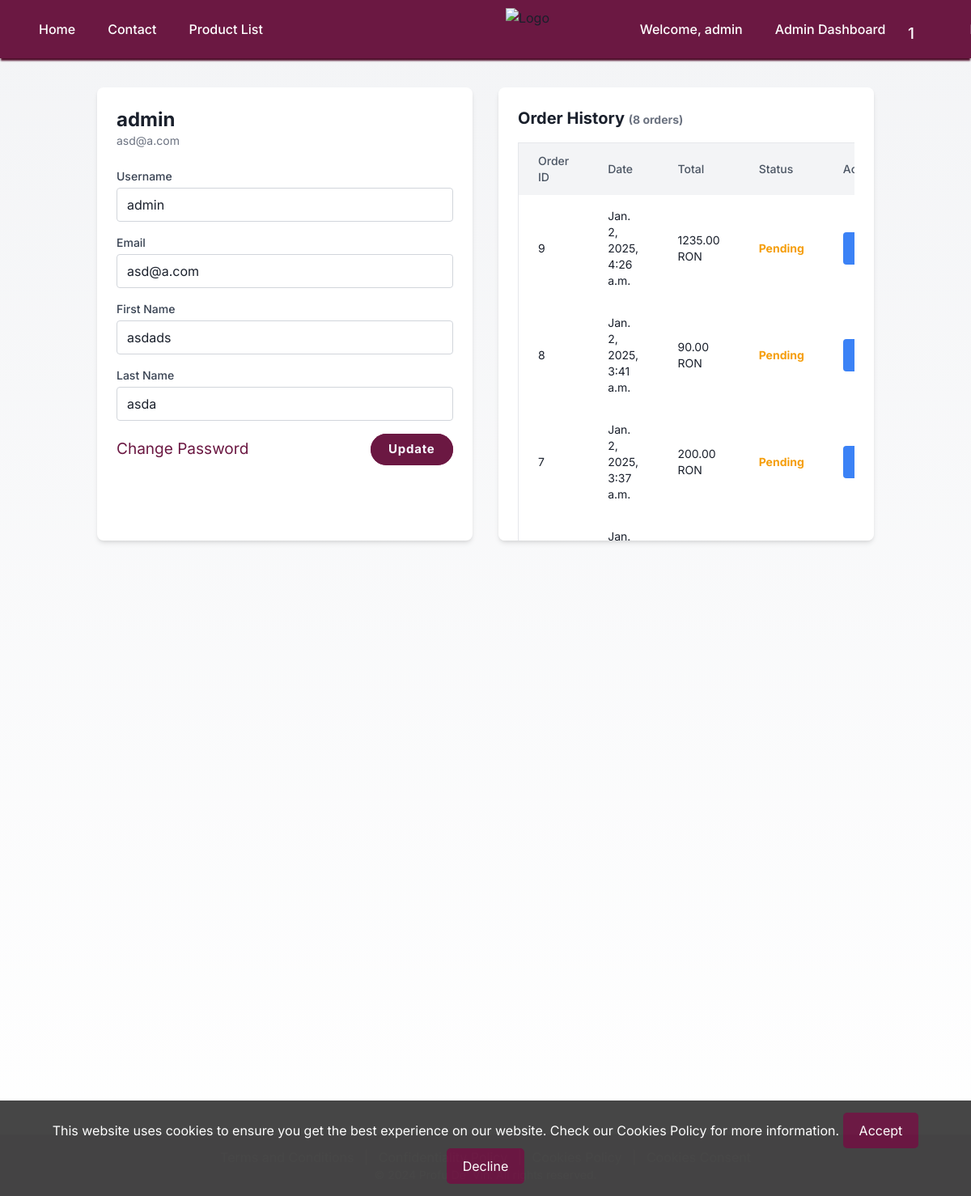
The app's page /profile (signed in) with its own data.
### my_app/models.py (models this page shows, shortened)
class Order(models.Model):
    user = models.ForeignKey(User, on_delete=models.CASCADE)
    created_at = models.DateTimeField(default=timezone.now)
    first_name = models.CharField(max_length=30,default='')
    last_name = models.CharField(max_length=30,default='')
    email = models.EmailField(max_length=254, default='')
    phone_number = models.CharField(max_length=15, default='')
    address = models.CharField(max_length=255 , null=True)
    city = models.CharField(max_length=100, null=True)
    county = models.CharField(max_length=100, default='')
    postal_code = models.CharField(max_length=6, null=True)
    total_price = models.DecimalField(max_digits=10, decimal_places=2)
    status = models.CharField(max_length=20, default='Pending')
    wines = models.ManyToManyField(Wines, through='OrderItem', related_name='orders')
    spirits = models.ManyToManyField(Spirits, through='OrderItem', related_name='orders')

### my_app/views.py (the view)
# urls.py: path('profile', views.profile_view, name='profile_view'),
@login_required
def profile_view(request):
    user = request.user
    orders = Order.objects.filter(user=request.user).order_by('-created_at')
    storage = get_messages(request)
    profile_messages = [message for message in storage if 'profile-' in message.tags]
    return render(request, 'my_app/profile.html', {'user': user, 'orders': orders, 'profile_messages': profile_messages})

### my_app/context_processors.py (called while the page is built)
def cart_item_count(request):
    if request.user.is_authenticated:
        cart_items = CartItem.objects.filter(cart__user=request.user)
        return {'cart_item_count': cart_items.count()}
    return {'cart_item_count': 0}

### templates/my_app/profile.html (shortened to what this page needs)
<!DOCTYPE html>
<html lang="en">
<head>
    <link href="https://cdn.jsdelivr.net/npm/tailwindcss@2.2.19/dist/tailwind.min.css" rel="stylesheet">
</head>
<body>
    {% include 'my_app/header.html' %}
    <main class="container mx-auto px-4 sm:px-6 lg:px-8 py-10 marginpage">
        <div class="grid grid-cols-1 md:grid-cols-2 gap-8 mt-5">
            <div class="bg-white rounded-lg shadow-md p-6 fixed-height">
                <div class="flex items-center mb-6">
                    <div>
                        <h1 class="text-2xl font-bold">{{ user.username }}</h1>
                        <p class="text-sm text-gray-500">{{ user.email }}</p>
                    </div>
                </div>
                <form action="{% url 'profile_update' %}" method="post" class="space-y-4">
                    <div>
                        <label for="username" class="block text-sm font-medium text-gray-700">Username</label>
                        <input type="text" id="username" name="username" value="{{ user.username }}" class="w-full mt-1 px-3 py-2 border rounded" required>
                    </div>
                    <div>
                        <label for="email" class="block text-sm font-medium text-gray-700">Email</label>
                        <input type="email" id="email" name="email" value="{{ user.email }}" class="w-full mt-1 px-3 py-2 border rounded" required>
                    </div>
                    <div>
                        <label for="first_name" class="block text-sm font-medium text-gray-700">First Name</label>
                        <input type="text" id="first_name" name="first_name" value="{{ user.first_name }}" class="w-full mt-1 px-3 py-2 border rounded" required>
                    </div>
                    <div>
                        <label for="last_name" class="block text-sm font-medium text-gray-700">Last Name</label>
                        <input type="text" id="last_name" name="last_name" value="{{ user.last_name }}" class="w-full mt-1 px-3 py-2 border rounded" required>
                    </div>
                    <div class="flex justify-between items-center">
                        <a href="{% url 'password_reset' %}" class="pswdtext">Change Password</a>
                        <span class="update"><button type="submit"><span>Update</span></button></span>
                    </div>
                </form>
            </div>
            <div class="bg-white rounded-lg shadow-md p-6 fixed-height">
                <h2 class="text-xl font-bold mb-4">Order History <span class="text-sm text-gray-500"> ({{ orders|length }} orders)</span></h2>
                <div class="overflow-x-auto">
                    <table class="min-w-full bg-white border rounded-lg">
                        <thead class="bg-gray-100">
                            <tr>
                                <th class="px-6 py-3 text-left text-sm font-medium text-gray-600">Order ID</th>
                                <th class="px-6 py-3 text-left text-sm font-medium text-gray-600">Date</th>
                                <th class="px-6 py-3 text-left text-sm font-medium text-gray-600">Total</th>
                                <th class="px-6 py-3 text-left text-sm font-medium text-gray-600">Status</th>
                                <th class="px-6 py-3 text-left text-sm font-medium text-gray-600">Actions</th>
                            </tr>
                        </thead>
                        <tbody>
                            {% for order in orders %}
                            <tr class="hover:bg-gray-50">
                                <td class="px-6 py-4 text-sm">{{ order.id }}</td>
                                <td class="px-6 py-4 text-sm">{{ order.created_at }}</td>
                                <td class="px-6 py-4 text-sm">{{ order.total_price }} RON</td>
                                <td class="px-6 py-4 text-sm">
                                    {% if order.status == 'Pending' %}
                                        <span class="text-yellow-500 font-bold">Pending</span>
                                    {% elif order.status == 'Done' %}
                                        <span class="text-green-500 font-bold">Done</span>
                                    {% else %}
                                        <span class="text-gray-500 font-bold">{{ order.status }}</span>
                                    {% endif %}
                                </td>
                                <td class="px-6 py-4">
                                    <button onclick="openModal({{ order.id }})" class="bg-blue-500 text-white px-4 py-2 rounded hover:bg-blue-600">View</button>
                                </td>
                            </tr>
                            {% endfor %}
                        </tbody>
                    </table>
                </div>
            </div>
        </div>
    </main>
    {% include 'my_app/footer.html' %}
</body>
</html>

### templates/my_app/header.html (shortened to what this page needs)
{% load static %}
    <header class="header">
        <div class="links">
            <nav class="flex items-center justify-between relative">
                <div class="hidden lg:flex lg:items-center lg:space-x-10 lg:-ml-20">
                    <a href="/home" title="" class="headerlinks"> Home </a>
                    <a href="/home/contact" title="" class="headerlinks"> Contact </a>
                    <a href="/home/product_list" title="" class="headerlinks"> Product List </a>
                </div>
                <div class="absolute left-1/2 transform -translate-x-1/2">
                    <a href="/home">
                        <img class="imageheadersize" src="{% static 'images/logo.png' %}" alt="Logo" />
                    </a>
                </div>
                <div class="hidden lg:flex lg:items-center lg:space-x-10 lg:-mr-20">
                    {% if user.is_authenticated %}
                    <a href="{% url 'profile_view' %}" title="" class="headerlinks">
                        <span class="headerlinks">Welcome, {{ user.username }}</span>
                        {% if user.is_staff %}
                            <a href="{% url 'admin_dashboard' %}" title="" class="headerlinks"> Admin Dashboard </a>
                        {% endif %}
                    </a>
                        <a href="{% url 'cart_view' %}" class="headerlinks cart-link">
                            <span class="cartlogo"><span class="cart-count">{{ cart_item_count }}</span></span>
                        </a>
                    {% else %}
                        <a href="{% url 'login' %}?next={{ request.path }}" title="" class="headerlinks"> Log in </a>
                        <a href="{% url 'signup' %}?next={{ request.path }}" title="" class="headerlinks"> Sign up </a>
                    {% endif %}
                </div>
            </nav>
        </div>
    </header>

### templates/my_app/profile.html (style rules this page uses)
html, body { height: 100%; margin: 0; overflow: hidden; }
body { overflow-y: scroll; -ms-overflow-style: none; scrollbar-width: none; }
body { font-family: 'Inter', sans-serif; background: linear-gradient(to bottom, #f3f4f6, #ffffff); color: #1a202c; }
.pswdtext { color : #6b1842; font-size: 1.19rem; font-weight: 400; }
.update button { outline: none; cursor: pointer; border: none; padding: 0.5rem 1.4rem; margin: 0; font-family: inherit; font-size: inherit; position: relative; display: inline-block; letter-spacing: 0.05rem; font-weight: 700; font-size: 15px; border-radius: 500px; overflow: hidden; background: #8c2a5b; color: ghostwhite; }
.update button span { position: relative; z-index: 10; transition: color 0.4s; }
.update button::before, .update button::after { position: absolute; top: 0; left: 0; width: 100%; height: 100%; z-index: 0; }
.update button::before { content: ""; background: #6b1842; width: 120%; left: -10%; transform: skew(30deg); transition: transform 0.4s cubic-bezier(0.3, 1, 0.8, 1); }
input { border: 1px solid #d1d5db; padding: 0.5rem 0.75rem; font-size: 1rem; border-radius: 0.375rem; transition: border-color 0.15s ease-in-out, box-shadow 0.15s ease-in-out; }
.marginpage { margin-top: 3rem; }
.fixed-height { height: 35rem; overflow-y: auto; }

### templates/my_app/footer.html (style rules this page uses)
body { display: flex; flex-direction: column; min-height: 100vh; }
main { flex: 1; }

### records on screen
Order: id "9", created_at "Jan. 2, 2025, 4:26 a.m.", total_price "1235.00", status "Pending"
Order: id "8", created_at "Jan. 2, 2025, 3:41 a.m.", total_price "90.00", status "Pending"
Order: id "7", created_at "Jan. 2, 2025, 3:37 a.m.", total_price "200.00", status "Pending"
Order: created_at "Jan.…"

### other values on screen
{{ user.username }} "admin"
{{ cart_item_count }} "1"
{{ user.email }} "asd@a.com"
{{ orders|length }} "8"
